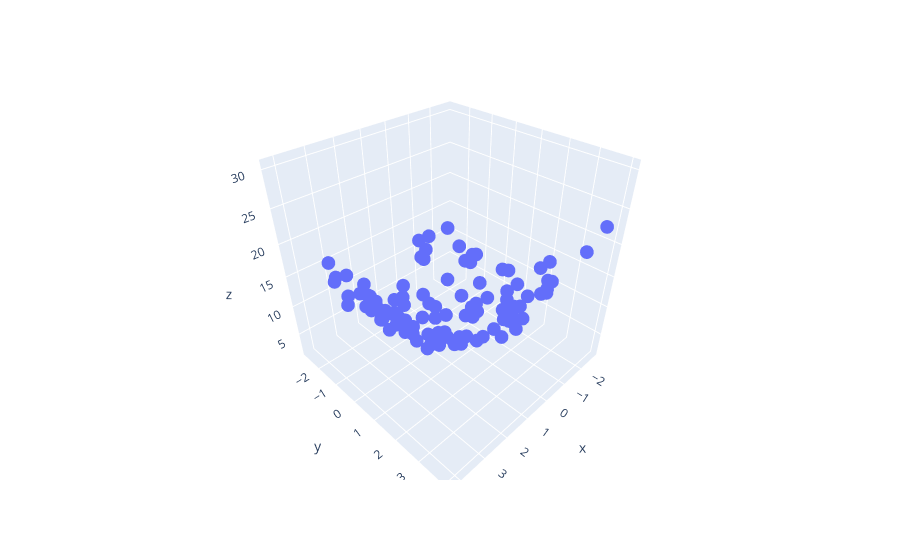

The notebook cell saved with this chart:
### Code cell
import plotly.express as px
fig = px.scatter_3d(x=x.ravel(), y=y.ravel(), z=z.ravel())
fig.show()
